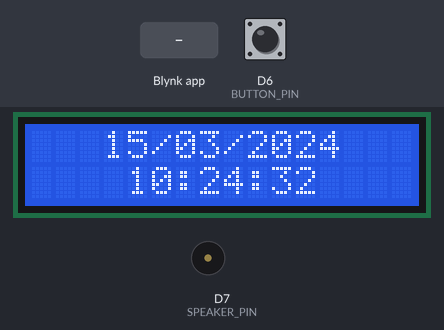
Simulated run of this sketch. Board: ESP8266 (NodeMCU). Parts: 16×2 character LCD, buzzer (waves = sounding). The inputs (shaded band) are chosen by the test bench; at power-on: D6 (BUTTON_PIN) HIGH. WiFi joins after 1.5 s; servers stay silent unless stated; network time is answered at once with the bench clock; the local clock reads 2024-03-15 10:24:30 at power-on unless the sketch sets it; what the sketch prints to the serial monitor is not drawn.

Above: at 3.0 s.
3.1 s: Blynk app writes 1 to V2
At 4.82 s:
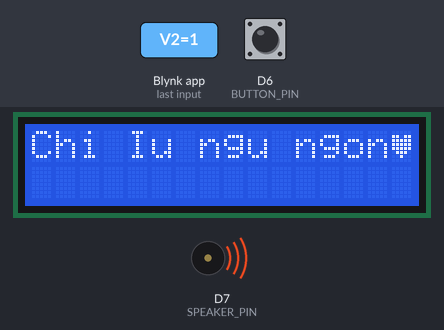
5.0 s: D6 (BUTTON_PIN) pulled LOW for 0.15 s
At 5.25 s:
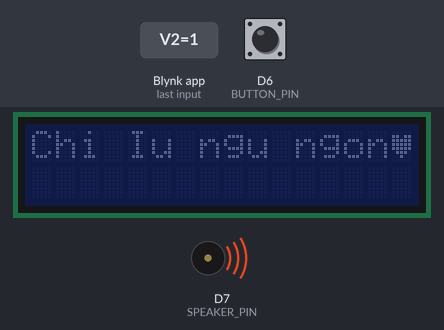
5.7 s: D6 (BUTTON_PIN) pulled LOW for 1 s
At 7.14 s:
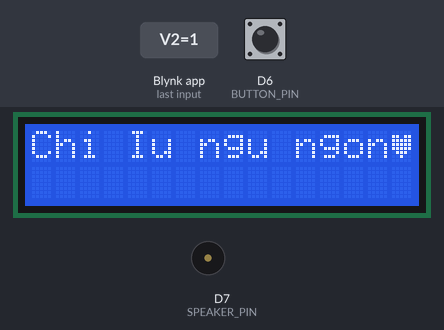
8.7 s: Blynk app writes 1 to V1
At 9.4 s:
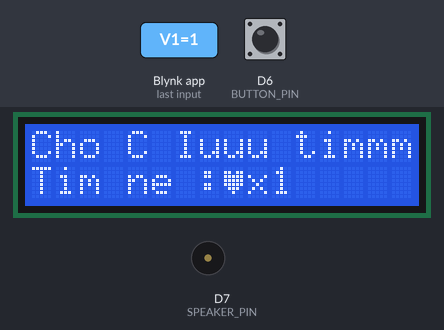
10.5 s: D6 (BUTTON_PIN) pulled LOW for 0.15 s
At 11.3 s:
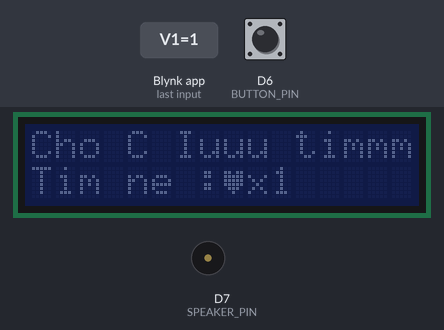
Timing chart, 0 to 13.5 s (numbered marks = the images above; inputs shaded):
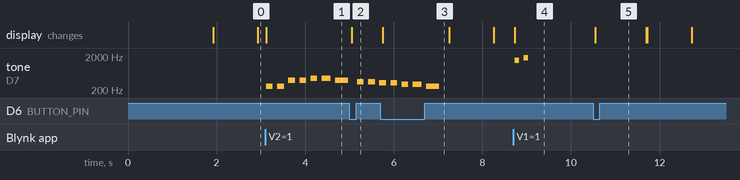

The sketch:

Chi_iu_dauuuuu.ino
```cpp
#define SD_CS_PIN D8    // GPIO15
#define SPEAKER_PIN D7  // GPIO15
#define BUTTON_PIN D6
#define BLYNK_TEMPLATE_ID "TMPL6VbXWYoFM"
#define BLYNK_TEMPLATE_NAME "SERVO"
#define BLYNK_AUTH_TOKEN "S5n6HhkqlOtx1RcXUh7hmELjaoTiJTOz"

#include <ESP8266WiFi.h>         //wifi
#include <Wire.h>                //I2C
#include <LiquidCrystal_I2C.h>   //thư viện LCD
#include <NTPClient.h>           // thư viện đồng hồ
#include <WiFiUdp.h>             // thư viện đồng hồ luôn
#include <TimeLib.h>             // Thêm thư viện này để dễ xử lý ngày tháng
#include <SPI.h>                 //thư viện giao tiếp spi
#include <SD.h>                  //thư viện sd card
#include <BlynkSimpleEsp8266.h>  // Thư viện Blynk


///// trái tim LCD
byte customChar[] = {
  B00000,
  B11011,
  B11111,
  B11111,
  B11111,
  B01110,
  B00100,
  B00000
};

// Nốt và thời gian tương ứng (ms)
const int melody[] = {
  262,0, 262,0, 392,0, 392,0, 440,0, 440,0, 392,0, 0,
  349,0, 349,0, 330,0, 330,0, 294,0, 294,0, 262,0, 0
};

const int noteDurations[] = {
  150,100, 150,100, 150,100, 150,100, 150,100, 200,100, 300,100, 100,  // Twinkle Twinkle Little Star
  150,100, 150,100, 150,100, 150,100, 150,100, 200,100, 300,100, 100   // How I wonder what you are
};
///// biến Wifi
//const char* ssid = "The PTKs_2.4Ghz";
//const char* password = "khanhphung0807";
const char* ssid = "leonmusic";
const char* password = "leonhouse";
char auth[] = BLYNK_AUTH_TOKEN;

int tim;

LiquidCrystal_I2C lcd(0x27, 16, 2);

WiFiUDP ntpUDP;
NTPClient timeClient(ntpUDP, "pool.ntp.org", 7 * 3600, 60000);
///// biến message
bool Show_Tim = false;
bool Show_ngungon = false;
bool Show_quane = false;
///// hiển thị và âm thanh
bool dummyDisplayed = false;  // Biến cờ để kiểm tra đã clear chưa
bool tone_enable = false;
///// biến led ảo
bool ON_V1 = false;  //V10
bool ON_V2 = false;  //V11
bool ON_V3 = false;  //V12

///// biến thời gian
unsigned long DisplayStartTime = 0;
const unsigned long DisplayDuration = 3000;
unsigned long pre_time_audio = 0;
unsigned long lastUpdateTime = 0;
const unsigned long updateInterval = 1000;  // Cập nhật mỗi 1 giây
const unsigned long AudioInterval = 300;    // phát âm thanh khoảng 0.3
unsigned long tingStart = 0;
int tingStep = 0;
bool tingPlaying = false;

unsigned long noteStart  = 0;
int twinkleNote   = 0;
bool isPlayingTwinkle  = true;
bool noteisPlayingTwinkle  = false;

///// biến nút vật lý
bool PRESS = false;
bool HOLD = false;

void playTwinkleTheme() {
  unsigned long now = millis();
  if (isPlayingTwinkle ) {
    if (twinkleNote == 0 || now - noteStart >= noteDurations[twinkleNote - 1]) {
      if (twinkleNote < sizeof(melody) / sizeof(melody[0])) {
        if(melody[twinkleNote]>0){
        tone(SPEAKER_PIN, melody[twinkleNote]);
        noteStart = now;
        twinkleNote++;}
        else{
        noTone(SPEAKER_PIN);
        noteStart = now;
        twinkleNote++;
        }
      } else {
        noTone(SPEAKER_PIN);
        isPlayingTwinkle  = false;
      }
    }
  }
}


void playTingTingNonBlocking() {
  unsigned long now = millis();

  if (!tingPlaying) {
    tingPlaying = true;
    tingStep = 0;
    tingStart = now;
  }

  switch (tingStep) {
    case 0:
      tone(SPEAKER_PIN, 1500);  // Ting 1
      tingStart = now;
      tingStep = 1;
      break;
    case 1:
      if (now - tingStart >= 100) {
        noTone(SPEAKER_PIN);
        tingStart = now;
        tingStep = 2;
      }
      break;
    case 2:
      if (now - tingStart >= 100) {
        tone(SPEAKER_PIN, 1800);  // Ting 2
        tingStart = now;
        tingStep = 3;
      }
      break;
    case 3:
      if (now - tingStart >= 100) {
        noTone(SPEAKER_PIN);
        tingPlaying = false;  // Kết thúc
        tone_enable = true;
      }
      break;
  }
}


bool debounceButton(uint8_t pin) {
  static uint32_t lastDebounceTime = 0;
  static bool lastButtonState = HIGH;
  static bool buttonPressed = false;
  const uint16_t debounceDelay = 50;  // ms

  bool reading = digitalRead(pin);

  if (reading != lastButtonState) {
    lastDebounceTime = millis();
  }

  if ((millis() - lastDebounceTime) > debounceDelay) {
    if (reading == LOW && !buttonPressed) {
      buttonPressed = true;
      lastButtonState = reading;
      return true;  // Có nhấn mới
    } else if (reading == HIGH) {
      buttonPressed = false;
    }
  }

  lastButtonState = reading;
  return false;  // Không nhấn mới
}

void onShortPress() {
  PRESS = true;  // cờ báo có nút nhấn
  // lcd.noBacklight(); hoặc lcd.backlight();
}

void onLongHold() {
  HOLD = true;  // cờ báo có nút giữ
}

void setup() {

  pinMode(D6, INPUT_PULLUP);
  Serial.begin(115200);
  Wire.begin(D2, D1);
  Wire.setClock(400000);
  lcd.init();
  lcd.backlight();
  lcd.clear();

  lcd.createChar(0, customChar);

  /*if (!SD.begin(SD_CS_PIN)) {
    lcd.setCursor(0, 0);
    lcd.print("SD card error!");
    while (1); // Dừng luôn nếu lỗi thẻ SD
  }*/

  WiFi.begin(ssid, password);
  Serial.print(F("Đang kết nối WiFi..."));
  while (WiFi.status() != WL_CONNECTED) {
    delay(500);
    Serial.print(".");
  }

  Serial.println(F(" Đã kết nối!"));
  Serial.print(F("Địa chỉ IP: "));
  Serial.println(WiFi.localIP());

  Blynk.begin(auth, ssid, password);
  timeClient.begin();
}

BLYNK_WRITE(V1) {
  int value = param.asInt();
  if (value == 1 && ON_V2 != 1 && ON_V3 != 1) {
    if (ON_V1) {
      dummyDisplayed = false;
      tone_enable = false;
    }
    Show_Tim = true;
    DisplayStartTime = millis();
    pre_time_audio = millis();
    tim = tim + 1;
    tone_enable = false;
    ON_V1 = true;
    Blynk.virtualWrite(V10, ON_V1);
  }
}

BLYNK_WRITE(V2) {
  int value = param.asInt();
  if (value == 1 && ON_V1 != 1 && ON_V3 != 1) {
    if (ON_V2) {
      dummyDisplayed = false;
      tone_enable = false;
    }
    Show_ngungon = true;
    DisplayStartTime = millis();
    pre_time_audio = millis();
    isPlayingTwinkle  = true;
    twinkleNote   = 0;
  noteStart   = millis();
  tone_enable = false;
    ON_V2 = true;
  }
}

BLYNK_WRITE(V3) {
  int value = param.asInt();
  if (value == 1 && ON_V2 != 1 && ON_V3 != 1) {
    Show_quane = true;
    DisplayStartTime = millis();
    pre_time_audio = millis();
    tim = tim + 1;
    tone_enable = false;
    ON_V3 = true;
  }
}

void checkWiFi() {
  if (WiFi.status() != WL_CONNECTED) {
    Serial.println(F("WiFi mất kết nối! Đang kết nối lại..."));
    WiFi.disconnect();
    WiFi.begin(ssid, password);
    int retries = 0;
    while (WiFi.status() != WL_CONNECTED && retries < 10) {
      delay(500);
      Serial.print(".");
      retries++;
    }
    if (WiFi.status() == WL_CONNECTED) {
      Serial.println(F(" Đã kết nối lại!"));
    } else {
      Serial.println(F(" Không kết nối được!"));
    }
  }
}

void loop() {
  Blynk.run();
  checkWiFi();
  timeClient.update();

  if (debounceButton(D6)) {
    static bool backlightState = true;
    backlightState = !backlightState;
    if (backlightState) {
      lcd.backlight();
    } else {
      lcd.noBacklight();
    }
  }
  unsigned long currentMillis = millis();
  /////////////////////////////////////////////////////////////////
  if (Show_Tim) {
    if (!dummyDisplayed) {
      lcd.clear();
      lcd.setCursor(0, 0);
      lcd.print("Cho C Iuuu timmm");
      lcd.setCursor(0, 1);
      lcd.print("Tim ne :");
      lcd.write(0);
      lcd.print("x");
      lcd.print(tim);
      dummyDisplayed = true;  // Đánh dấu đã hiển thị rồi
    }

    if (currentMillis - DisplayStartTime > DisplayDuration) {
      Show_Tim = false;
      dummyDisplayed = false;
      lcd.clear();     // Chỉ clear lại khi hết hiển thị
      tim = 0;         // reset tim
      ON_V1 = false;   // reset cờ on nút nhấn
      Blynk.virtualWrite(V10, ON_V1);
    }
    if (!tone_enable) {
      playTingTingNonBlocking();
    }

    return;  // Không vẽ thời gian khi đang hiển thị dummy
  }

   if (Show_ngungon) {
    if (!dummyDisplayed) {
      lcd.clear();
      lcd.setCursor(0, 0);
      lcd.print("Chi Iu ngu ngon");
      lcd.write(0);
      lcd.print("x");
      lcd.print(tim);
      dummyDisplayed = true;  // Đánh dấu đã hiển thị rồi
    }

    if (isPlayingTwinkle  == false) {
      Show_ngungon = false;
      dummyDisplayed = false;
      lcd.clear();     // Chỉ clear lại khi hết hiển thị

      ON_V2 = false;   // reset cờ on nút nhấn
      Blynk.virtualWrite(V11, ON_V2);
    }
    if (!tone_enable) {
      playTwinkleTheme();
    }

    return;  // Không vẽ thời gian khi đang hiển thị dummy
  }
  /////////////////////////////////////////////////////////////////

  if (currentMillis - lastUpdateTime >= updateInterval) {
    lastUpdateTime = currentMillis;

    time_t rawTime = timeClient.getEpochTime();
    int Gio = hour(rawTime);
    int Phut = minute(rawTime);
    int Giay = second(rawTime);
    int dayVal = day(rawTime);
    int monthVal = month(rawTime);
    int yearVal = year(rawTime);

    char dateStr[17];
    char timeStr[17];
    sprintf(dateStr, "%02d/%02d/%04d", dayVal, monthVal, yearVal);
    sprintf(timeStr, "%02d:%02d:%02d", Gio, Phut, Giay);

    lcd.setCursor(3, 0);
    lcd.print(dateStr);
    lcd.setCursor(4, 1);
    lcd.print(timeStr);
  }
}
```

Measured:
- after the input at 3.1 s, tone on D7 (SPEAKER_PIN): plays 262 Hz for 0.15 s, 262 Hz for 0.15 s, 392 Hz for 0.15 s, 392 Hz for 0.15 s, 440 Hz for 0.15 s, 440 Hz for 0.20 s … (7 notes in this stretch), starting at once; the display: changes at once (image 1)
- after the input at 5.0 s, the display: changes after 0.05 s (image 2)
- after the input at 5.7 s, the display: changes after 0.05 s (image 3)
- after the input at 8.7 s, tone on D7 (SPEAKER_PIN): silent → 1500 Hz at once, → silent 0.10 s later, → 1800 Hz 0.10 s later, → silent 0.10 s later; the display: changes at once (image 4)
- after the input at 10.5 s, the display: changes after 0.05 s (image 5)
